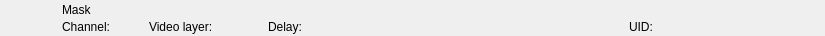
<?xml version="1.0" encoding="UTF-8"?>
<ui version="4.0">
 <class>RundownKeyerWidget</class>
 <widget class="QWidget" name="RundownKeyerWidget">
  <property name="geometry">
   <rect>
    <x>0</x>
    <y>0</y>
    <width>825</width>
    <height>36</height>
   </rect>
  </property>
  <layout class="QHBoxLayout" name="horizontalLayout">
   <property name="spacing">
    <number>0</number>
   </property>
   <property name="margin">
    <number>0</number>
   </property>
   <item>
    <widget class="QFrame" name="frameItem">
     <property name="sizePolicy">
      <sizepolicy hsizetype="Preferred" vsizetype="Fixed">
       <horstretch>0</horstretch>
       <verstretch>0</verstretch>
      </sizepolicy>
     </property>
     <property name="minimumSize">
      <size>
       <width>0</width>
       <height>36</height>
      </size>
     </property>
     <widget class="QLabel" name="labelIcon">
      <property name="geometry">
       <rect>
        <x>22</x>
        <y>2</y>
        <width>32</width>
        <height>32</height>
       </rect>
      </property>
      <property name="text">
       <string/>
      </property>
      <property name="pixmap">
       <pixmap resource="../Widgets.qrc">:/Graphics/Images/Mask.png</pixmap>
      </property>
      <property name="scaledContents">
       <bool>true</bool>
      </property>
     </widget>
     <widget class="QLabel" name="labelChannel">
      <property name="geometry">
       <rect>
        <x>62</x>
        <y>19</y>
        <width>78</width>
        <height>16</height>
       </rect>
      </property>
      <property name="text">
       <string>Channel:</string>
      </property>
     </widget>
     <widget class="QLabel" name="labelLabel">
      <property name="geometry">
       <rect>
        <x>62</x>
        <y>2</y>
        <width>561</width>
        <height>16</height>
       </rect>
      </property>
      <property name="text">
       <string>Mask</string>
      </property>
     </widget>
     <widget class="QLabel" name="labelVideolayer">
      <property name="geometry">
       <rect>
        <x>149</x>
        <y>19</y>
        <width>110</width>
        <height>16</height>
       </rect>
      </property>
      <property name="text">
       <string>Video layer:</string>
      </property>
     </widget>
     <widget class="QLabel" name="labelColor">
      <property name="geometry">
       <rect>
        <x>0</x>
        <y>0</y>
        <width>18</width>
        <height>36</height>
       </rect>
      </property>
      <property name="text">
       <string/>
      </property>
     </widget>
     <widget class="QLabel" name="labelGroupColor">
      <property name="geometry">
       <rect>
        <x>0</x>
        <y>0</y>
        <width>6</width>
        <height>36</height>
       </rect>
      </property>
      <property name="text">
       <string/>
      </property>
     </widget>
     <widget class="QLabel" name="labelDevice">
      <property name="geometry">
       <rect>
        <x>360</x>
        <y>19</y>
        <width>260</width>
        <height>16</height>
       </rect>
      </property>
      <property name="text">
       <string></string>
      </property>
     </widget>
     <widget class="QLabel" name="labelDelay">
      <property name="geometry">
       <rect>
        <x>268</x>
        <y>19</y>
        <width>83</width>
        <height>16</height>
       </rect>
      </property>
      <property name="text">
       <string>Delay:</string>
      </property>
     </widget>
     <widget class="QLabel" name="labelRemoteTriggerId">
      <property name="geometry">
       <rect>
        <x>629</x>
        <y>19</y>
        <width>111</width>
        <height>16</height>
       </rect>
      </property>
      <property name="text">
       <string>UID:</string>
      </property>
     </widget>
    </widget>
   </item>
   <item>
    <widget class="QFrame" name="frameStatus">
     <property name="minimumSize">
      <size>
       <width>77</width>
       <height>0</height>
      </size>
     </property>
     <property name="maximumSize">
      <size>
       <width>77</width>
       <height>16777215</height>
      </size>
     </property>
     <widget class="QLabel" name="labelGpiConnected">
      <property name="geometry">
       <rect>
        <x>1</x>
        <y>2</y>
        <width>32</width>
        <height>32</height>
       </rect>
      </property>
      <property name="minimumSize">
       <size>
        <width>32</width>
        <height>32</height>
       </size>
      </property>
      <property name="maximumSize">
       <size>
        <width>32</width>
        <height>32</height>
       </size>
      </property>
      <property name="lineWidth">
       <number>0</number>
      </property>
      <property name="text">
       <string/>
      </property>
      <property name="pixmap">
       <pixmap resource="../Widgets.qrc">:/Graphics/Images/GpiConnected.png</pixmap>
      </property>
      <property name="scaledContents">
       <bool>true</bool>
      </property>
     </widget>
     <widget class="QLabel" name="labelDisconnected">
      <property name="geometry">
       <rect>
        <x>32</x>
        <y>2</y>
        <width>32</width>
        <height>32</height>
       </rect>
      </property>
      <property name="minimumSize">
       <size>
        <width>32</width>
        <height>32</height>
       </size>
      </property>
      <property name="maximumSize">
       <size>
        <width>32</width>
        <height>32</height>
       </size>
      </property>
      <property name="text">
       <string/>
      </property>
      <property name="pixmap">
       <pixmap resource="../Widgets.qrc">:/Graphics/Images/Disconnected.png</pixmap>
      </property>
      <property name="scaledContents">
       <bool>true</bool>
      </property>
     </widget>
     <widget class="QLabel" name="labelActiveColor">
      <property name="geometry">
       <rect>
        <x>69</x>
        <y>0</y>
        <width>8</width>
        <height>36</height>
       </rect>
      </property>
      <property name="minimumSize">
       <size>
        <width>8</width>
        <height>36</height>
       </size>
      </property>
      <property name="maximumSize">
       <size>
        <width>8</width>
        <height>36</height>
       </size>
      </property>
      <property name="text">
       <string/>
      </property>
     </widget>
    </widget>
   </item>
  </layout>
 </widget>
 <resources>
  <include location="../Widgets.qrc"/>
 </resources>
 <connections/>
 <slots>
  <slot>addToCombo()</slot>
 </slots>
</ui>
